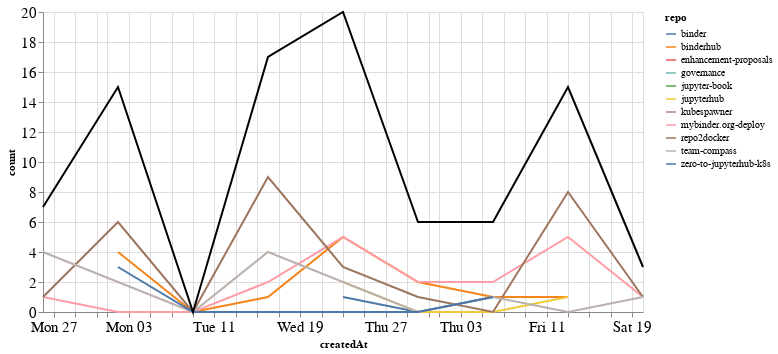

Notebook cell for this chart:
### Markdown cell above
## Comments

### Code cell
comments_time = comments.groupby('repo').resample('W', on='createdAt').count()['author'].reset_index()
comments_time = comments_time.rename(columns={'author': 'count'})
comments_time_total = comments_time.groupby('createdAt').agg({"count": "sum"}).reset_index()
ch1 = alt.Chart(comments_time, width=600).mark_line().encode(
    x='createdAt',
    y='count',
    color='repo',
    tooltip="repo"
)

ch2 = alt.Chart(comments_time_total, width=600).mark_line(color="black").encode(
    x='createdAt',
    y='count',
)

ch1 + ch2

### Figure 1 — Vega-Lite specification as saved in the notebook (floating-point values rounded to 4 significant figures)
{"config": {"axisLeft": {"labelFontSize": 15}, "axisBottom": {"labelFontSize": 15}}, "layer": [{"data": {"name": "data-643d18486c55cbb2a418233be1884d78"}, "mark": "line", "encoding": {"color": {"type": "nominal", "field": "repo"}, "tooltip": {"type": "nominal", "field": "repo"}, "x": {"type": "temporal", "field": "createdAt"}, "y": {"type": "quantitative", "field": "count"}}, "width": 600}, {"data": {"name": "data-ebc76f5c46514b0fa777e7199b2aeaed"}, "mark": {"type": "line", "color": "black"}, "encoding": {"x": {"type": "temporal", "field": "createdAt"}, "y": {"type": "quantitative", "field": "count"}}, "width": 600}], "$schema": "https://vega.github.io/schema/vega-lite/v4.8.1.json", "datasets": {"data-643d18486c55cbb2a418233be1884d78": [{"repo": "binder", "createdAt": "2020-08-23T00:00:00", "count": 1}, {"repo": "binder", "createdAt": "2020-08-30T00:00:00", "count": 0}, {"repo": "binder", "createdAt": "2020-09-06T00:00:00", "count": 1}, {"repo": "binderhub", "createdAt": "2020-08-02T00:00:00", "count": 4}, {"repo": "binderhub", "createdAt": "2020-08-09T00:00:00", "count": 0}, {"repo": "binderhub", "createdAt": "2020-08-16T00:00:00", "count": 1}, {"repo": "binderhub", "createdAt": "2020-08-23T00:00:00", "count": 5}, {"repo": "binderhub", "createdAt": "2020-08-30T00:00:00", "count": 2}, {"repo": "binderhub", "createdAt": "2020-09-06T00:00:00", "count": 1}, {"repo": "binderhub", "createdAt": "2020-09-13T00:00:00", "count": 1}, {"repo": "enhancement-proposals", "createdAt": "2020-08-16T00:00:00", "count": 1}, {"repo": "governance", "createdAt": "2020-08-23T00:00:00", "count": 2}, {"repo": "jupyter-book", "createdAt": "2020-08-30T00:00:00", "count": 1}, {"repo": "jupyterhub", "createdAt": "2020-08-23T00:00:00", "count": 2}, {"repo": "jupyterhub", "createdAt": "2020-08-30T00:00:00", "count": 0}, {"repo": "jupyterhub", "createdAt": "2020-09-06T00:00:00", "count": 0}, {"repo": "jupyterhub", "createdAt": "2020-09-13T00:00:00", "count": 1}, {"repo": "kubespawner", "createdAt": "2020-07-26T00:00:00", "count": 1}, {"repo": "mybinder.org-deploy", "createdAt": "2020-07-26T00:00:00", "count": 1}, {"repo": "mybinder.org-deploy", "createdAt": "2020-08-02T00:00:00", "count": 0}, {"repo": "mybinder.org-deploy", "createdAt": "2020-08-09T00:00:00", "count": 0}, {"repo": "mybinder.org-deploy", "createdAt": "2020-08-16T00:00:00", "count": 2}, {"repo": "mybinder.org-deploy", "createdAt": "2020-08-23T00:00:00", "count": 5}, {"repo": "mybinder.org-deploy", "createdAt": "2020-08-30T00:00:00", "count": 2}, {"repo": "mybinder.org-deploy", "createdAt": "2020-09-06T00:00:00", "count": 2}, {"repo": "mybinder.org-deploy", "createdAt": "2020-09-13T00:00:00", "count": 5}, {"repo": "mybinder.org-deploy", "createdAt": "2020-09-20T00:00:00", "count": 1}, {"repo": "repo2docker", "createdAt": "2020-07-26T00:00:00", "count": 1}, {"repo": "repo2docker", "createdAt": "2020-08-02T00:00:00", "count": 6}, {"repo": "repo2docker", "createdAt": "2020-08-09T00:00:00", "count": 0}, {"repo": "repo2docker", "createdAt": "2020-08-16T00:00:00", "count": 9}, {"repo": "repo2docker", "createdAt": "2020-08-23T00:00:00", "count": 3}, {"repo": "repo2docker", "createdAt": "2020-08-30T00:00:00", "count": 1}, {"repo": "repo2docker", "createdAt": "2020-09-06T00:00:00", "count": 0}, {"repo": "repo2docker", "createdAt": "2020-09-13T00:00:00", "count": 8}, {"repo": "repo2docker", "createdAt": "2020-09-20T00:00:00", "count": 1}, {"repo": "team-compass", "createdAt": "2020-07-26T00:00:00", "count": 4}, {"repo": "team-compass", "createdAt": "2020-08-02T00:00:00", "count": 2}, {"repo": "team-compass", "createdAt": "2020-08-09T00:00:00", "count": 0}, {"repo": "team-compass", "createdAt": "2020-08-16T00:00:00", "count": 4}, {"repo": "team-compass", "createdAt": "2020-08-23T00:00:00", "count": 2}, {"repo": "team-compass", "createdAt": "2020-08-30T00:00:00", "count": 0}, {"repo": "team-compass", "createdAt": "2020-09-06T00:00:00", "count": 1}, {"repo": "team-compass", "createdAt": "2020-09-13T00:00:00", "count": 0}, {"repo": "team-compass", "createdAt": "2020-09-20T00:00:00", "count": 1}, {"repo": "zero-to-jupyterhub-k8s", "createdAt": "2020-08-02T00:00:00", "count": 3}, {"repo": "zero-to-jupyterhub-k8s", "createdAt": "2020-08-09T00:00:00", "count": 0}, {"repo": "zero-to-jupyterhub-k8s", "createdAt": "2020-08-16T00:00:00", "count": 0}, {"repo": "zero-to-jupyterhub-k8s", "createdAt": "2020-08-23T00:00:00", "count": 0}, {"repo": "zero-to-jupyterhub-k8s", "createdAt": "2020-08-30T00:00:00", "count": 0}, {"repo": "zero-to-jupyterhub-k8s", "createdAt": "2020-09-06T00:00:00", "count": 1}], "data-ebc76f5c46514b0fa777e7199b2aeaed": [{"createdAt": "2020-07-26T00:00:00", "count": 7}, {"createdAt": "2020-08-02T00:00:00", "count": 15}, {"createdAt": "2020-08-09T00:00:00", "count": 0}, {"createdAt": "2020-08-16T00:00:00", "count": 17}, {"createdAt": "2020-08-23T00:00:00", "count": 20}, {"createdAt": "2020-08-30T00:00:00", "count": 6}, {"createdAt": "2020-09-06T00:00:00", "count": 6}, {"createdAt": "2020-09-13T00:00:00", "count": 15}, {"createdAt": "2020-09-20T00:00:00", "count": 3}]}}
